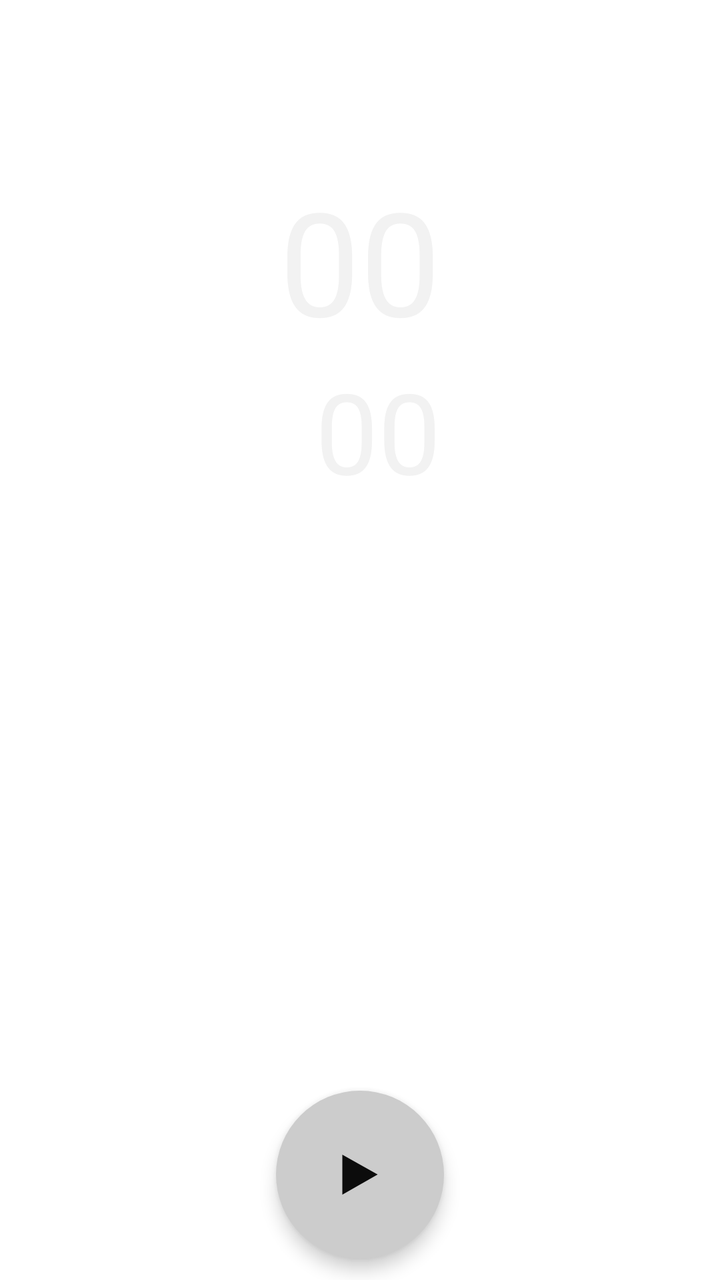
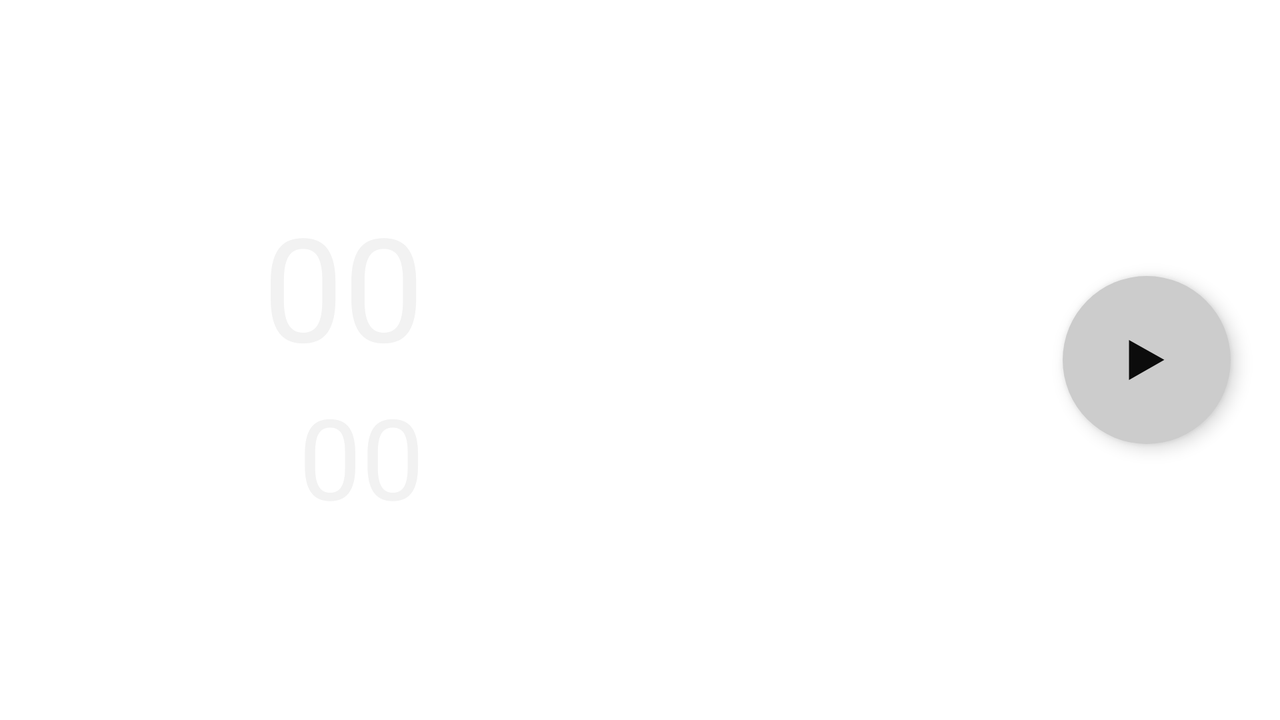

Two renders of one Android screen. The first uses the default layout on a phone; the second uses the alternative layout the repository ships for a different screen configuration, on a matching device. The two XML files are below.
<!-- AndroidManifest.xml: application theme Theme.Somnificus -->
<!-- res/layout/fragment_main_stopwatch.xml -->
<?xml version="1.0" encoding="utf-8"?>
<FrameLayout xmlns:android="http://schemas.android.com/apk/res/android"
    xmlns:app="http://schemas.android.com/apk/res-auto"
    xmlns:tools="http://schemas.android.com/tools"
    android:layout_width="match_parent"
    android:layout_height="match_parent"
    tools:context=".fragment.main.stopwatch.StopwatchFragment">

    <LinearLayout
        android:layout_width="match_parent"
        android:layout_height="match_parent"
        android:orientation="vertical">

        <LinearLayout
            android:layout_width="match_parent"
            android:layout_height="wrap_content"
            android:gravity="center"
            android:layout_weight="20"
            android:orientation="vertical">

            <LinearLayout
                android:layout_width="wrap_content"
                android:layout_height="wrap_content"
                android:layout_margin="32dp"
                android:orientation="vertical">
                <TextView
                    android:layout_width="wrap_content"
                    android:layout_height="wrap_content"
                    android:id="@+id/StopwatchFragment__TShow_S"
                    android:text="00"
                    android:textSize="72sp" />
                <TextView
                    android:layout_width="wrap_content"
                    android:layout_height="wrap_content"
                    android:id="@+id/StopwatchFragment__TShow_MS"
                    android:layout_gravity="end"
                    android:text="00"
                    android:textSize="56sp" />
            </LinearLayout>

            <ScrollView
                android:layout_width="match_parent"
                android:layout_height="150dp"
                android:layout_marginTop="50dp">
                <LinearLayout
                    android:layout_width="match_parent"
                    android:layout_height="wrap_content"
                    android:gravity="center"
                    android:id="@+id/StopwatchFragment__Lap_List"
                    android:orientation="vertical">

                </LinearLayout>
            </ScrollView>

        </LinearLayout>

        <LinearLayout
            android:layout_width="match_parent"
            android:layout_height="100dp"
            android:id="@+id/StopwatchFragment__ControlPanel"
            android:layout_gravity="bottom|center_horizontal"
            android:gravity="center"
            android:layout_weight="1"
            android:orientation="horizontal">

            <LinearLayout
                android:layout_width="wrap_content"
                android:layout_height="wrap_content"
                android:background="@drawable/btn_timer_circle"
                android:backgroundTint="?attr/secondaryInactiveColor"
                android:id="@+id/StopwatchFragment__CP_Btn_Reset"
                android:layout_marginEnd="16dp"
                android:padding="@dimen/btn_timer_icon_size"
                android:clickable="true"
                android:elevation="5dp"
                android:visibility="invisible">
                <ImageView
                    android:layout_width="@dimen/btn_timer_icon_size"
                    android:layout_height="@dimen/btn_timer_icon_size"
                    android:src="@drawable/ic_timer_reset"
                    app:tint="?attr/primaryBackgroundColor" />
            </LinearLayout>

            <LinearLayout
                android:layout_width="wrap_content"
                android:layout_height="wrap_content"
                android:background="@drawable/btn_timer_circle"
                android:backgroundTint="?attr/secondaryActiveColor"
                android:id="@+id/StopwatchFragment__CP_Btn_StartPause"
                android:layout_marginLeft="24dp"
                android:layout_marginRight="24dp"
                android:padding="32dp"
                android:clickable="true"
                android:elevation="5dp">
                <ImageView
                    android:layout_width="@dimen/btn_timer_icon_size"
                    android:layout_height="@dimen/btn_timer_icon_size"
                    android:id="@+id/StopwatchFragment__CP_Btn_StartPause_Icon"
                    android:src="@drawable/ic_timer_start"
                    app:tint="?attr/primaryBackgroundColor" />
            </LinearLayout>

            <LinearLayout
                android:layout_width="wrap_content"
                android:layout_height="wrap_content"
                android:background="@drawable/btn_timer_circle"
                android:backgroundTint="?attr/secondaryInactiveColor"
                android:id="@+id/StopwatchFragment__CP_Btn_Lap"
                android:layout_marginStart="16dp"
                android:padding="@dimen/btn_timer_icon_size"
                android:clickable="true"
                android:elevation="5dp"
                android:visibility="invisible">
                <ImageView
                    android:layout_width="@dimen/btn_timer_icon_size"
                    android:layout_height="@dimen/btn_timer_icon_size"
                    android:src="@drawable/ic_menu_stopwatch"
                    app:tint="?attr/primaryBackgroundColor" />
            </LinearLayout>

        </LinearLayout>

    </LinearLayout>

</FrameLayout>
<!-- resources referenced by this layout -->
<resources>
  <dimen name="btn_timer_icon_size">20dp</dimen>
  <!-- drawable btn_timer_circle (drawable) -->
  <?xml version="1.0" encoding="utf-8"?>
  <ripple
      xmlns:android="http://schemas.android.com/apk/res/android"
      android:color="#80000000">
      <item>
          <shape android:shape="rectangle">
              <corners
                  android:topRightRadius="5000dp"
                  android:bottomRightRadius="5000dp"
                  android:bottomLeftRadius="5000dp"
                  android:topLeftRadius="5000dp"
                  />
              <solid
                  android:color="@color/button_material_light"
                  />
          </shape>
      </item>
  </ripple>
  <!-- drawable ic_timer_reset (drawable) -->
  <vector xmlns:android="http://schemas.android.com/apk/res/android"
      android:width="512dp"
      android:height="512dp"
      android:viewportWidth="135.47"
      android:viewportHeight="135.47">
    <path
        android:pathData="m3.22,70.95c0,-1.9 0.08,-3.79 0.25,-5.66l14.97,1.3l0,0c-0.12,1.43 -0.18,2.88 -0.18,4.35 0,13.69 5.53,26.02 14.49,35 8.98,8.97 21.31,14.49 35,14.49 13.69,0 26.02,-5.53 35,-14.49 8.97,-8.98 14.49,-21.31 14.49,-35C117.22,57.26 111.7,44.93 102.73,35.95 97.9,31.13 92.07,27.34 85.61,24.83L84.46,33.06 53.43,11.83 67.73,7.09l0,-0.66c0.58,0 1.14,0.07 1.72,0.09L89.1,0 87.75,9.63C113.58,18.06 132.25,42.31 132.25,70.95 132.25,106.58 103.37,135.46 67.73,135.47 32.1,135.46 3.22,106.58 3.22,70.95Z"
        android:fillColor="#4B4B4B"/>
    <path
        android:pathData="m40.06,29.91c-1.2,0.81 -2.37,1.68 -3.5,2.59L27.11,20.82c1.46,-1.18 2.97,-2.31 4.54,-3.36l8.41,12.45z"
        android:fillColor="#4B4B4B"/>
    <path
        android:pathData="m22.31,51.27c-1.04,2.4 -1.9,4.9 -2.55,7.49L5.19,55.07c0.86,-3.38 1.98,-6.64 3.34,-9.78l13.78,5.98l0,0z"
        android:fillColor="#4B4B4B"/>
    <path
        android:pathData="M26.04,44.28 L13.39,36.17c1.86,-2.91 3.96,-5.66 6.25,-8.22l11.2,10.02c-1.76,1.97 -3.37,4.08 -4.8,6.31z"
        android:fillColor="#4B4B4B"/>
  </vector>
  <!-- drawable ic_timer_start (drawable) -->
  <vector xmlns:android="http://schemas.android.com/apk/res/android"
      android:width="512dp"
      android:height="512dp"
      android:viewportWidth="135.47"
      android:viewportHeight="135.47">
    <path
        android:pathData="M7.84,0V135.47L127.63,67.17Z"
        android:strokeWidth="2.98549"
        android:fillColor="#4b4b4b"/>
  </vector>
  <color name="purple_L60">#9932FF</color>
  <color name="purple_L50">#8000FF</color>
  <color name="gray_L5">#0C0C0C</color>
  <color name="purple_L70">#B265FF</color>
  <color name="black">#FF000000</color>
  <color name="purple_L95">#F2E5FF</color>
  <color name="gray_L95">#F2F2F2</color>
  <color name="skyblue_L50">#0080FF</color>
  <color name="gray_L80">#CCCCCC</color>
  <color name="gray_L70">#B2B2B2</color>
  <color name="gray_L60">#999999</color>
  <color name="gray_L10">#191919</color>
  <color name="gray_L20">#333333</color>
  <color name="gray_L90">#E5E5E5</color>
  <color name="white_A20">#33FFFFFF</color>
  <color name="green_L70">#65FF65</color>
  <color name="red_L70">#FF6565</color>
  <color name="orange_L60">#FF9932</color>
  <color name="skyblue_L70">#65B5FF</color>
</resources>
<!-- res/layout-land/fragment_main_stopwatch.xml (the repository's variant of the layout above) -->
<!-- drawn on the phone turned sideways -->
<?xml version="1.0" encoding="utf-8"?>
<FrameLayout xmlns:android="http://schemas.android.com/apk/res/android"
    xmlns:app="http://schemas.android.com/apk/res-auto"
    xmlns:tools="http://schemas.android.com/tools"
    android:layout_width="match_parent"
    android:layout_height="match_parent"
    tools:context=".fragment.main.stopwatch.StopwatchFragment">

    <LinearLayout
        android:layout_width="match_parent"
        android:layout_height="match_parent"
        android:orientation="horizontal">

        <LinearLayout
            android:layout_width="wrap_content"
            android:layout_height="match_parent"
            android:gravity="center"
            android:layout_weight="20"
            android:orientation="horizontal">

            <LinearLayout
                android:layout_width="180dp"
                android:layout_height="wrap_content"
                android:layout_margin="32dp"
                android:gravity="end"
                android:orientation="vertical">
                <TextView
                    android:layout_width="wrap_content"
                    android:layout_height="wrap_content"
                    android:id="@+id/StopwatchFragment__TShow_S"
                    android:text="00"
                    android:textSize="72sp" />
                <TextView
                    android:layout_width="wrap_content"
                    android:layout_height="wrap_content"
                    android:id="@+id/StopwatchFragment__TShow_MS"
                    android:layout_gravity="end"
                    android:text="00"
                    android:textSize="56sp" />
            </LinearLayout>

            <ScrollView
                android:layout_width="match_parent"
                android:layout_height="150dp">
                <LinearLayout
                    android:layout_width="match_parent"
                    android:layout_height="wrap_content"
                    android:gravity="center"
                    android:id="@+id/StopwatchFragment__Lap_List"
                    android:orientation="vertical">

                </LinearLayout>
            </ScrollView>

        </LinearLayout>

        <LinearLayout
            android:layout_width="120dp"
            android:layout_height="match_parent"
            android:id="@+id/StopwatchFragment__ControlPanel"
            android:layout_gravity="bottom|center_horizontal"
            android:gravity="center"
            android:layout_weight="1"
            android:orientation="vertical">

            <LinearLayout
                android:layout_width="wrap_content"
                android:layout_height="wrap_content"
                android:background="@drawable/btn_timer_circle"
                android:backgroundTint="?attr/secondaryInactiveColor"
                android:id="@+id/StopwatchFragment__CP_Btn_Reset"
                android:layout_marginBottom="6dp"
                android:padding="@dimen/btn_timer_icon_size"
                android:clickable="true"
                android:elevation="5dp"
                android:visibility="invisible">
                <ImageView
                    android:layout_width="@dimen/btn_timer_icon_size"
                    android:layout_height="@dimen/btn_timer_icon_size"
                    android:src="@drawable/ic_timer_reset"
                    app:tint="?attr/primaryBackgroundColor" />
            </LinearLayout>

            <LinearLayout
                android:layout_width="wrap_content"
                android:layout_height="wrap_content"
                android:background="@drawable/btn_timer_circle"
                android:backgroundTint="?attr/secondaryActiveColor"
                android:id="@+id/StopwatchFragment__CP_Btn_StartPause"
                android:layout_marginTop="24dp"
                android:layout_marginBottom="24dp"
                android:padding="32dp"
                android:clickable="true"
                android:elevation="5dp">
                <ImageView
                    android:layout_width="@dimen/btn_timer_icon_size"
                    android:layout_height="@dimen/btn_timer_icon_size"
                    android:id="@+id/StopwatchFragment__CP_Btn_StartPause_Icon"
                    android:src="@drawable/ic_timer_start"
                    app:tint="?attr/primaryBackgroundColor" />
            </LinearLayout>

            <LinearLayout
                android:layout_width="wrap_content"
                android:layout_height="wrap_content"
                android:background="@drawable/btn_timer_circle"
                android:backgroundTint="?attr/secondaryInactiveColor"
                android:id="@+id/StopwatchFragment__CP_Btn_Lap"
                android:layout_marginTop="6dp"
                android:padding="@dimen/btn_timer_icon_size"
                android:clickable="true"
                android:elevation="5dp"
                android:visibility="invisible">
                <ImageView
                    android:layout_width="@dimen/btn_timer_icon_size"
                    android:layout_height="@dimen/btn_timer_icon_size"
                    android:src="@drawable/ic_menu_stopwatch"
                    app:tint="?attr/primaryBackgroundColor" />
            </LinearLayout>

        </LinearLayout>

    </LinearLayout>

</FrameLayout>
